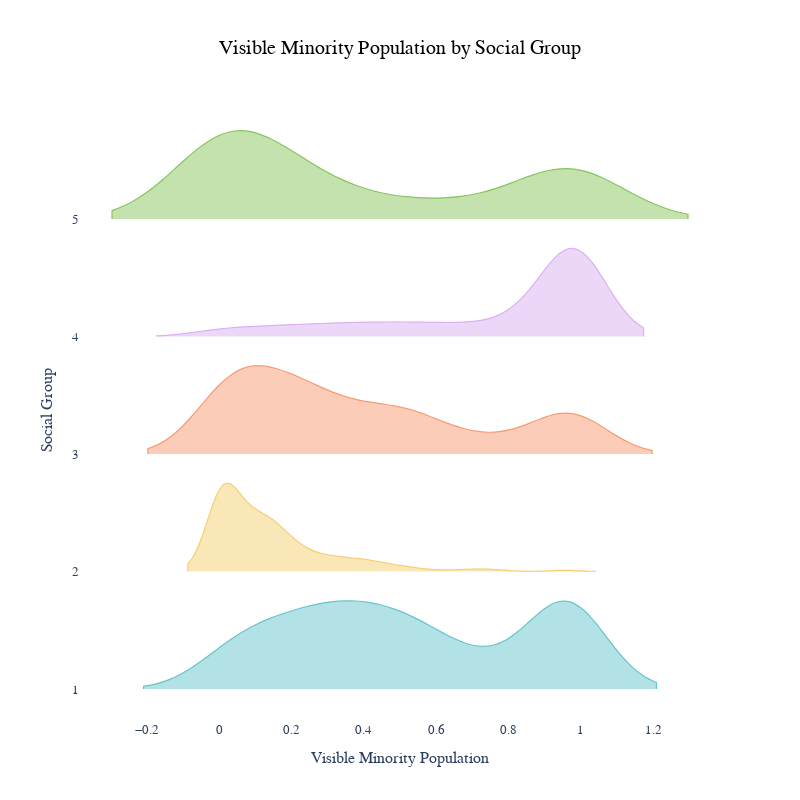

Notebook code cell kept with this figure:
### Code cell
variable = 'Minority_log'
variable_name = 'Visible Minority Population'
# variable_name = 'Median Income'

fig = px.violin(cities[cities['city']==city].sort_values(['kmodes'], ascending = True), x=variable, y="kmodes", color="kmodes",
             template='plotly_white', orientation='h', points=False, 
                color_discrete_sequence=px.colors.qualitative.Pastel,
               title=variable_name).update_traces(side="positive", width=1.5)

fig.update_traces(marker=dict(size=2, opacity=0.5), line=dict(width=1.2))
# fig.update_yaxes(showgrid=False, zerolinewidth=1)
fig.update_yaxes(tickvals = [1,2,3,4,5])

fig.update_layout(title = {'text':f"{variable_name} by Social Group", 
                           'xanchor': 'center','yanchor': 'top', 'y':0.95,'x':0.5,
                           'font': dict(family="Georgia", size=20, color="black")},
                  xaxis={'showgrid': False, 'zeroline':False, 'showticklabels': True, 'title': variable_name}, 
                  yaxis={'showgrid': False, 'zeroline':False, 'showticklabels': True, 'title': 'Social Group'},
                  font=dict(family="Helvetica", size=13), hoverlabel=dict(font_family="Helvetica"),
                  showlegend=False, width = 800, height = 800)
#py.iplot(fig, filename = 'CT_JoyPlotUE', auto_open=True)
fig.write_image(f"../../reports/access_metrics/graphs/{city_initials}_{geom_type}_{variable}_kde.png", scale=5)

fig.show()

### Figure 1 — Plotly figure (JSON) as saved in the notebook; plotly's stock layout.template omitted (floating-point values rounded to 4 significant figures; data arrays with more than 128 entries replaced by an {"elided": "..."} marker saying what was removed)
{"data": [{"alignmentgroup": "True", "box": {"visible": false}, "hovertemplate": "kmodes=%{y}<br>Minority_log=%{x}<extra></extra>", "legendgroup": "1", "line": {"width": 1.2}, "marker": {"color": "rgb(102, 197, 204)", "opacity": 0.5, "size": 2}, "name": "1", "offsetgroup": "1", "orientation": "h", "points": false, "scalegroup": "True", "showlegend": true, "side": "positive", "type": "violin", "width": 1.5, "x": {"elided": "412 float values"}, "x0": " ", "xaxis": "x", "y": {"elided": "412 int values"}, "y0": " ", "yaxis": "y"}, {"alignmentgroup": "True", "box": {"visible": false}, "hovertemplate": "kmodes=%{y}<br>Minority_log=%{x}<extra></extra>", "legendgroup": "2", "line": {"width": 1.2}, "marker": {"color": "rgb(246, 207, 113)", "opacity": 0.5, "size": 2}, "name": "2", "offsetgroup": "2", "orientation": "h", "points": false, "scalegroup": "True", "showlegend": true, "side": "positive", "type": "violin", "width": 1.5, "x": {"elided": "353 float values"}, "x0": " ", "xaxis": "x", "y": {"elided": "353 int values"}, "y0": " ", "yaxis": "y"}, {"alignmentgroup": "True", "box": {"visible": false}, "hovertemplate": "kmodes=%{y}<br>Minority_log=%{x}<extra></extra>", "legendgroup": "3", "line": {"width": 1.2}, "marker": {"color": "rgb(248, 156, 116)", "opacity": 0.5, "size": 2}, "name": "3", "offsetgroup": "3", "orientation": "h", "points": false, "scalegroup": "True", "showlegend": true, "side": "positive", "type": "violin", "width": 1.5, "x": {"elided": "583 float values"}, "x0": " ", "xaxis": "x", "y": {"elided": "583 int values"}, "y0": " ", "yaxis": "y"}, {"alignmentgroup": "True", "box": {"visible": false}, "hovertemplate": "kmodes=%{y}<br>Minority_log=%{x}<extra></extra>", "legendgroup": "4", "line": {"width": 1.2}, "marker": {"color": "rgb(220, 176, 242)", "opacity": 0.5, "size": 2}, "name": "4", "offsetgroup": "4", "orientation": "h", "points": false, "scalegroup": "True", "showlegend": true, "side": "positive", "type": "violin", "width": 1.5, "x": {"elided": "633 float values"}, "x0": " ", "xaxis": "x", "y": {"elided": "633 int values"}, "y0": " ", "yaxis": "y"}, {"alignmentgroup": "True", "box": {"visible": false}, "hovertemplate": "kmodes=%{y}<br>Minority_log=%{x}<extra></extra>", "legendgroup": "5", "line": {"width": 1.2}, "marker": {"color": "rgb(135, 197, 95)", "opacity": 0.5, "size": 2}, "name": "5", "offsetgroup": "5", "orientation": "h", "points": false, "scalegroup": "True", "showlegend": true, "side": "positive", "type": "violin", "width": 1.5, "x": {"elided": "204 float values"}, "x0": " ", "xaxis": "x", "y": {"elided": "204 int values"}, "y0": " ", "yaxis": "y"}], "layout": {"font": {"family": "Helvetica", "size": 13}, "height": 800, "hoverlabel": {"font": {"family": "Helvetica"}}, "legend": {"title": {"text": "kmodes"}, "tracegroupgap": 0}, "showlegend": false, "title": {"font": {"color": "black", "family": "Georgia", "size": 20}, "text": "Visible Minority Population by Social Group", "x": 0.5, "xanchor": "center", "y": 0.95, "yanchor": "top"}, "violinmode": "overlay", "width": 800, "xaxis": {"anchor": "y", "autorange": true, "domain": [0, 1], "range": [-0.3842, 1.384], "showgrid": false, "showticklabels": true, "title": {"text": "Visible Minority Population"}, "type": "linear", "zeroline": false}, "yaxis": {"anchor": "x", "autorange": true, "categoryarray": [5, 4, 3, 2, 1], "categoryorder": "array", "domain": [0, 1], "range": [0.7361, 6.014], "showgrid": false, "showticklabels": true, "tickvals": [1, 2, 3, 4, 5], "title": {"text": "Social Group"}, "type": "linear", "zeroline": false}}}
